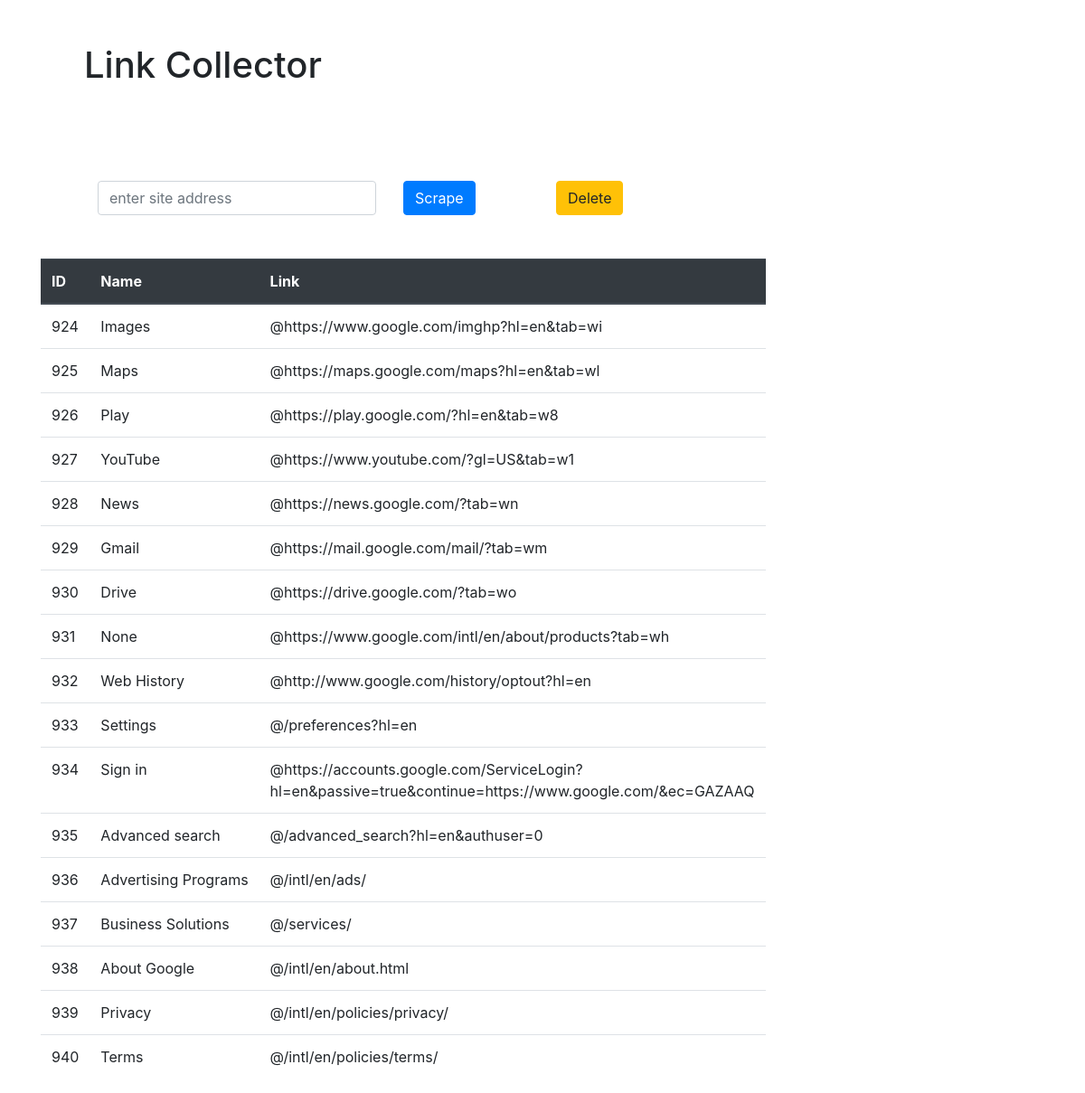
The page / on the database its author committed.
### myapp/models.py (models this page shows, shortened)
class Link(models.Model):
    address = models.CharField(max_length=1000, null=True)
    name = models.CharField(max_length=1000, null=True)

### myapp/views.py (the view)
# urls.py: path('', views.scrape, name='scrape'),
def scrape(request):
    if request.method == 'POST':
        site = request.POST.get('site', '')
        page = requests.get(site)
        soup = BeautifulSoup(page.text, 'html.parser')
        for link in soup.find_all('a'):
            link_address = link.get('href')
            link_text = link.string
            Link.objects.create(address=link_address, name=link_text)
        return HttpResponseRedirect('/')
    else:
        data = Link.objects.all()
    return render(request, 'myapp/result.html', {'data': data})

### myapp/templates/myapp/result.html (shortened to what this page needs)
<!doctype html>
<html lang="en">
<head>
    <link rel="stylesheet" href="https://cdn.jsdelivr.net/npm/bootstrap@4.5.3/dist/css/bootstrap.min.css">
</head>
<body>
<div class="container">
    <div class="row">
        <div class="col-md-12 m-5">
            <h1>Link Collector</h1>
        </div>
    </div>
    <div class="row m-5">
        <div class="col-md-4">
        <form method="POST" action="/">
                <input class="form-control" type="text" name="site" placeholder="enter site address">
            </div>
            <div class="col-md-2">
                <button class="btn btn-primary" type="submit">Scrape</button>
            </div>
        <div class="col-md-6">
            <a class="btn btn-warning" href="/delete">Delete</a>
        </div>
    </div>
    <div class="row">
        <div class="col-md-8">
            <table class="table">
              <thead class="thead-dark">
                <tr>
                  <th scope="col">ID</th>
                  <th scope="col">Name</th>
                  <th scope="col">Link</th>
                </tr>
              </thead>
              <tbody>
              {% for link in data %}
                <tr>
                  <td>{{link.id}}</td>
                  <td>{{link.name}}</td>
                  <td>@{{link.address}}</td>
                </tr>
              {% endfor %}
              </tbody>
            </table>
        </div>
    </div>
</div>
</body>
</html>

### rows shown on the page
Link: id "924", name "Images", address "https://www.google.com/imghp?hl=en&tab=wi"
Link: id "925", name "Maps", address "https://maps.google.com/maps?hl=en&tab=wl"
Link: id "926", name "Play", address "https://play.google.com/?hl=en&tab=w8"
Link: id "927", name "YouTube", address "https://www.youtube.com/?gl=US&tab=w1"
Link: id "928", name "News", address "https://news.google.com/?tab=wn"
Link: id "929", name "Gmail", address "https://mail.google.com/mail/?tab=wm"
Link: id "930", name "Drive", address "https://drive.google.com/?tab=wo"
Link: id "931", name "None", address "https://www.google.com/intl/en/about/products?tab=wh"
Link: id "932", name "Web History", address "http://www.google.com/history/optout?hl=en"
Link: id "933", name "Settings", address "/preferences?hl=en"
Link: id "934", name "Sign in", address "https://accounts.google.com/ServiceLogin?hl=en&passive=true&continue=https://www.google.com/&ec=GAZAAQ"
Link: id "935", name "Advanced search", address "/advanced_search?hl=en&authuser=0"
Link: id "936", name "Advertising Programs", address "/intl/en/ads/"
Link: id "937", name "Business Solutions", address "/services/"
Link: id "938", name "About Google", address "/intl/en/about.html"
Link: id "939", name "Privacy", address "/intl/en/policies/privacy/"
Link: id "940", name "Terms", address "/intl/en/policies/terms/"
